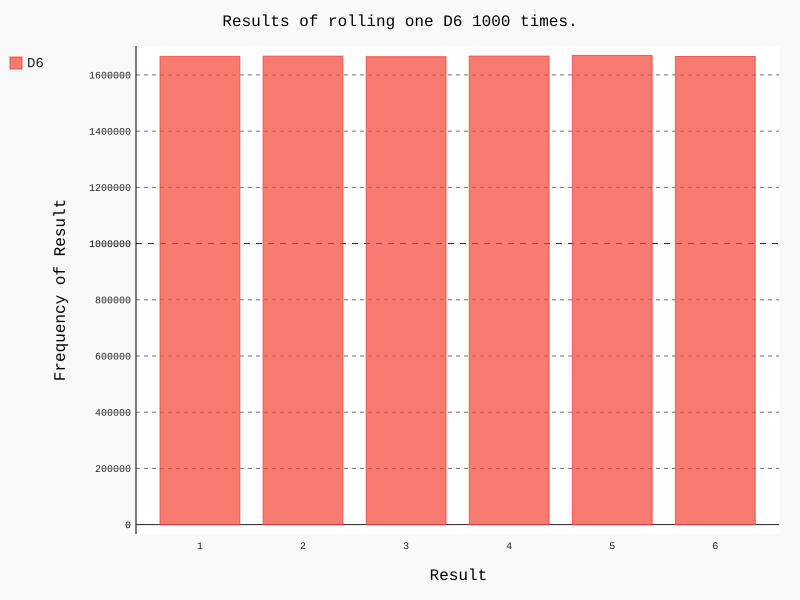

Source code (Python):
import pygal
from die import Die

# Create a D6.
die = Die()

# Make some rolls, and store results in a list.
results = []
for roll_num in range(10000000):
    result = die.roll()
    results.append(result)

print(results)

# Analyze the results.
frequencies = []
for value in range(1, die.num_sides + 1):
    frequency = results.count(value)
    frequencies.append(frequency)

print(frequencies)

# Visualize the results.
hist = pygal.Bar()
hist.title = "Results of rolling one D6 1000 times."
hist.x_labels = ['1', '2', '3', '4', '5', '6']
hist.x_title = "Result"
hist.y_title = "Frequency of Result"
hist.add('D6', frequencies)
hist.render_to_file('die_visual.svg')
